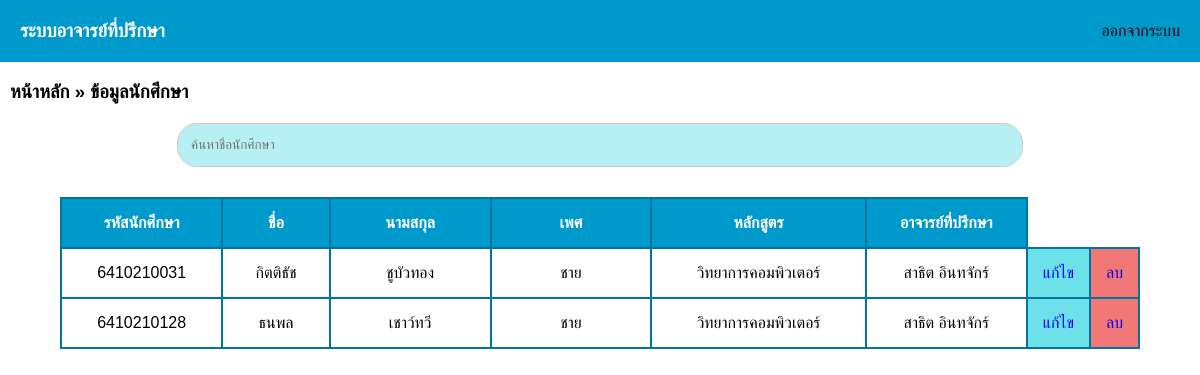
The app's page /admin_student_list.php with its own data.
### tables this page shows
CREATE TABLE `student` (
  `s_id` varchar(10) NOT NULL,
  `s_name` varchar(100) NOT NULL,
  `s_surname` varchar(200) NOT NULL,
  `s_gender` varchar(10) NOT NULL,
  `s_course` varchar(100) NOT NULL,
  `s_password` varchar(30) NOT NULL,
  `t_id` int(11) NOT NULL
);

CREATE TABLE `teacher` (
  `t_id` int(11) NOT NULL,
  `t_name` varchar(100) NOT NULL,
  `t_surname` varchar(200) NOT NULL,
  `t_gender` varchar(10) NOT NULL,
  `t_course` varchar(100) NOT NULL,
  `t_rank` varchar(100) NOT NULL,
  `t_username` varchar(100) NOT NULL,
  `t_password` varchar(30) NOT NULL
);

### admin_student_list.php (the view, shortened to what this page needs)
<!DOCTYPE html>
<html lang="en">
<head>
    <link rel="stylesheet" href="styles.css">
</head>
<body>
    <?php
      include('navbar.php');
    ?>
    <h3><a class="heading" href="admin_home.php">หน้าหลัก</a> » ข้อมูลนักศึกษา</h3>
    <div class="search">
        <form name="search" action="admin_student_search.php" method="POST" enctype="multipart/form-data" class="form-horizontal">
            <div class="form-group">
                <div class="col-sm-9">
                    <input type="text" name="s_name" class="form-control" required placeholder="   ค้นหาชื่อนักศึกษา">
                </div>
            </div>
        </form>
    </div>
    <div class="table-group">
    <?php
    include('condb.php');
    $query = "SELECT s.s_id, s.s_name, s.s_surname, s.s_gender, s.s_course, s.t_id, t.t_name ,t.t_surname
          FROM student s
          JOIN teacher t ON s.t_id = t.t_id
          ORDER BY s.s_id";
    $result = mysqli_query($con, $query);
    if ($result) {
        echo '<table class="table table-bordered table-striped">';
        echo "
            <tr>
                <th width='15%'>รหัสนักศึกษา</th>
                <th width='10%'>ชื่อ</th>
                <th width='15%'>นามสกุล</th>
                <th width='15%'>เพศ</th>
                <th width='20%'>หลักสูตร</th>
                <th width='15%'>อาจารย์ที่ปรึกษา</th>
            </tr>";
        while ($row = mysqli_fetch_array($result)) {
            echo "<tr>";
            echo "<td>" . $row["s_id"] . "</td>";
            echo "<td>" . $row["s_name"] . "</td>";
            echo "<td>" . $row["s_surname"] . "</td>";
            echo "<td>" . $row["s_gender"] . "</td>";
            echo "<td>" . $row["s_course"] . "</td>";
            echo "<td>" . $row["t_name"] ." ". $row["t_surname"] . "</td>";
            echo "<td class='edit'>
            <a href='admin_student_list_edit.php?ID={$row[0]}' class='btn btn-warning btn-xs'> แก้ไข </a>
            </td>";
            echo "<td class='delete'>
            <a href='admin_student_del_db.php?ID={$row[0]}' onclick=\"return confirm('Do you want to delete this record?')\" class='btn btn-danger btn-xs'> ลบ </a>
            </td>";
            echo "</tr>";
        }
        echo "</table>";
    } else {
        echo "Error: " . mysqli_error($con);
    }
    ?>
    </div>
    <br>
</body>
</html>

### styles.css (style rules this page uses)
.table-group { display: flex; justify-content: center; align-items: center }
.table { border-collapse: collapse; width: 90%; }
.table th, .table td { border: 2px solid #00769E; padding: 15px; text-align: center; }
.table th { background-color: #0099CC; color: white; }
.search { text-align: center; margin-top: 20px; margin-bottom: 30px; }
.form-control { width: 70%; height: 40px; color: #000000; border: 1px solid #ccc; border-radius: 20px; background-color: #6ce1e97e; }
.edit { background-color: #6CE1E9; }
.edit a { text-decoration: none; }
.delete { background-color: #F27777; }
.delete a { text-decoration: none; }

### admin_student_list.php (style rules this page uses)
.heading { color: #000; margin-left: 10px ;text-decoration: none; }
body { font-family: Arial, Helvetica, sans-serif; margin: 0; }

### records on screen
student: s_id "6410210031", s_name "กิตติธัช", s_surname "ชูบัวทอง", s_gender "ชาย", s_course "วิทยาการคอมพิวเตอร์", t.t_name "สาธิต", t.t_surname "อินทจักร์"
student: s_id "6410210128", s_name "ธนพล", s_surname "เชาว์ทวี", s_gender "ชาย", s_course "วิทยาการคอมพิวเตอร์", t.t_name "สาธิต", t.t_surname "อินทจักร์"
